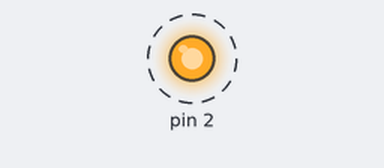
This sketch was run on a simulated Arduino Uno, built with avr-gcc and run on an emulated ATmega328P. On the bench: output pins drawn as LEDs (lit = HIGH). Dashed ring = blinking.

Above: at 0.1 s.
Timing chart, 0 to 3.0 s (numbered marks = the images above):
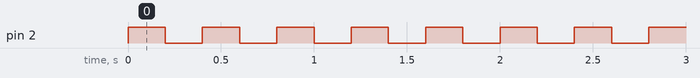

The sketch:

sketch_nov11a.ino
```cpp
void setup() {
  // put your setup code here, to run once:
  pinMode(2,OUTPUT);
}

void loop() {
  // put your main code here, to run repeatedly:
  for (int i = 0; i < 10; i++) {
    digitalWrite(2,HIGH);
    delay(200);
    digitalWrite(2,LOW);
    delay(200);
  }
}
```

Measured:
- by itself, pin 2: alternates HIGH for 0.20 s and LOW for 0.20 s
